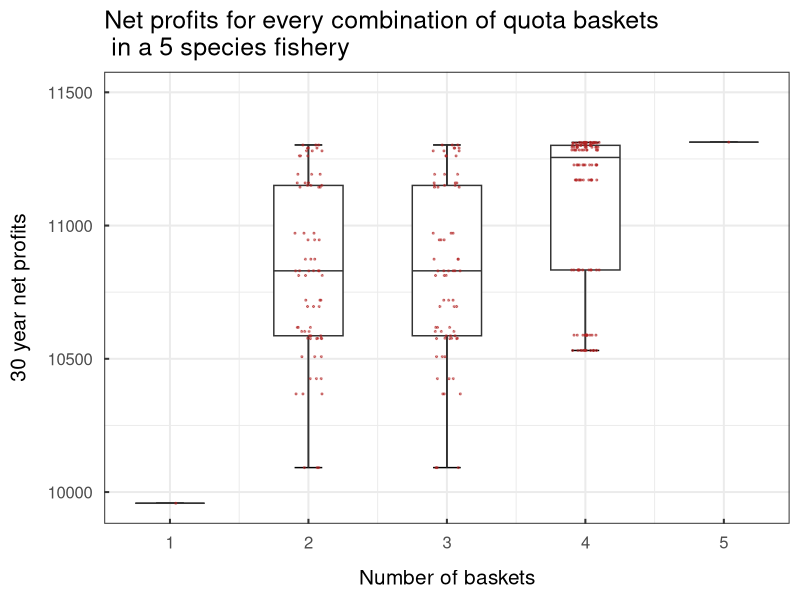
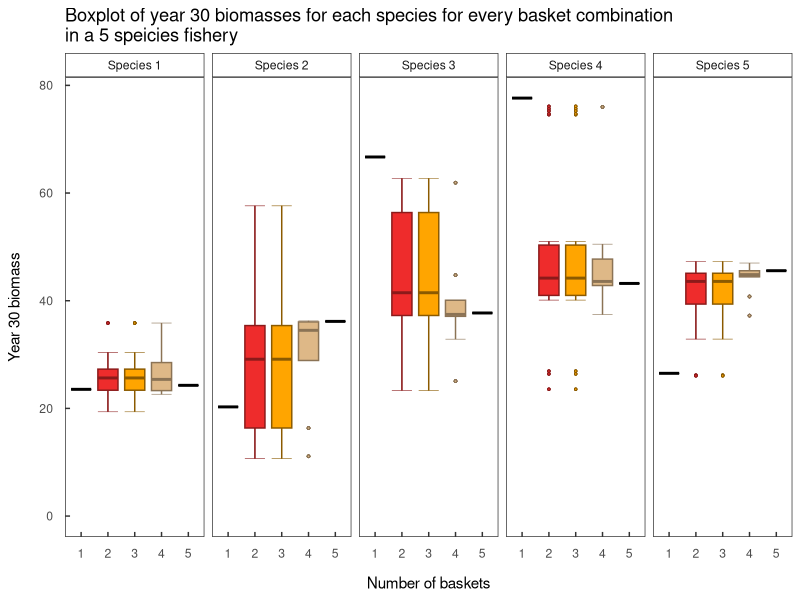
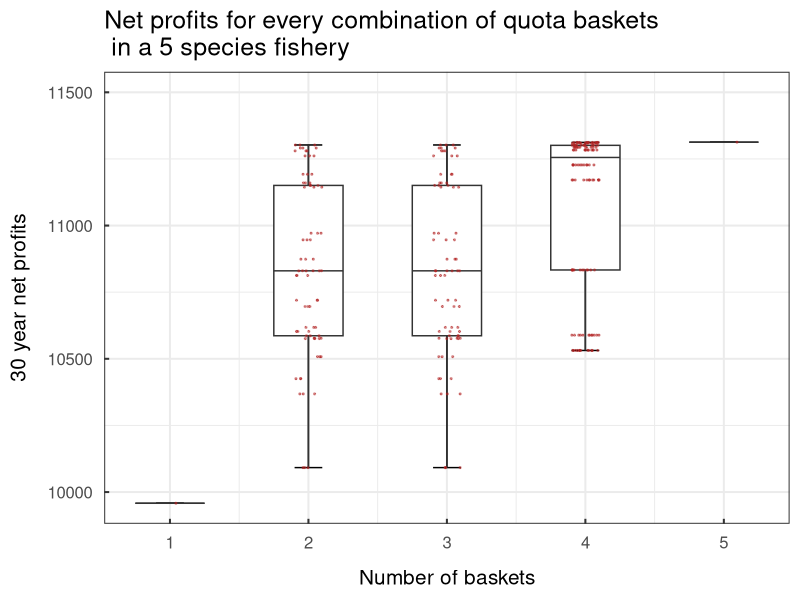
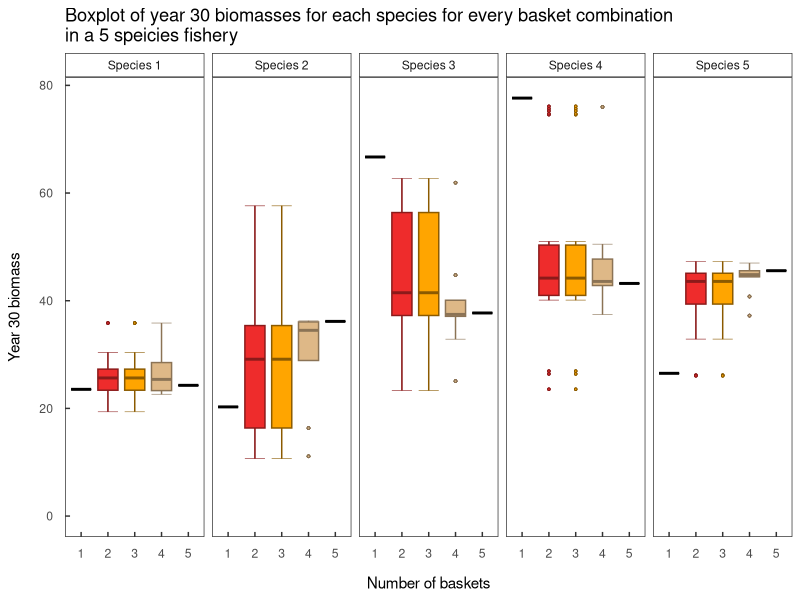

Reproduce these figures in R, in order.
## ---- chunk 1
knitr::opts_chunk$set(echo = TRUE)
library(tidyverse)
library(here)
## ---- chunk 2
five_basket_biomass <-  read_csv(here("working_model", "scratch", "optim", "data", "five_basket_biomass.csv"))
five_basket_profits <-  read_csv(here("working_model", "scratch", "optim", "data", "five_basket_profit.csv"))
four_basket_biomass <-  read_csv(here("working_model", "scratch", "optim", "data", "four_basket_biomass.csv"))
four_basket_profits <-  read_csv(here("working_model", "scratch", "optim", "data", "four_basket_profit.csv"))
three_basket_biomass <-  read_csv(here("working_model", "scratch", "optim", "data", "three_basket_biomass.csv"))
three_basket_profits <-  read_csv(here("working_model", "scratch", "optim", "data", "three_basket_profits.csv"))
two_basket_biomass <-  read_csv(here("working_model", "scratch", "optim", "data", "two_basket_biomass.csv"))
two_basket_profits <-  read_csv(here("working_model", "scratch", "optim", "data", "two_basket_profits.csv"))
one_basket_biomass <-  read_csv(here("working_model", "scratch", "optim", "data", "one_basket_biomass.csv"))
one_basket_profits <-  read_csv(here("working_model", "scratch", "optim", "data", "one_basket_profits.csv"))


five_basket_names <- five_basket_profits %>% 
  mutate(profits = profit,
         baskets = 5) %>% 
  select(profits, baskets)

four_basket_names <- four_basket_profits %>% 
  mutate(profits = V1,
         baskets = 4) %>% 
  select(profits, baskets)

three_basket_names <- three_basket_profits %>% 
  mutate(profits = V1,
         baskets = 3) %>% 
  select(profits, baskets)

two_basket_names <- two_basket_profits %>% 
  mutate(profits = V1,
         baskets = 2) %>% 
  select(profits, baskets)

colnames(one_basket_profits) <- "profits"

one_basket_names <- one_basket_profits %>% 
  mutate(baskets = 1) %>% 
  select(profits, baskets)

# This is for profits
full_df <- five_basket_names %>% 
  full_join(five_basket_names) %>% 
  full_join(four_basket_names) %>% 
  full_join(three_basket_names) %>% 
  full_join(two_basket_names) %>% 
  full_join(one_basket_names)
## ---- chunk 3
profit_plot <- ggplot(full_df, aes(x = profits, y = baskets)) +
  stat_boxplot(geom ="errorbar", aes(group = as_factor(baskets)),
               width = 0.2) +
  geom_boxplot(aes(group = as_factor(baskets)),
               width = 0.5, 
               fatten = 1) +
  geom_jitter(aes(x = profits, y = baskets),
             height = 0.1,
             size = 0.4,
             color = "firebrick",
             alpha = 0.5) +
  coord_flip()+
  theme_bw(base_size = 15) +
  expand_limits(x = 11500) +
  theme(#panel.grid = element_blank(),
        axis.ticks.length = unit(-0.05, "in"),
        axis.text.y = element_text(margin=unit(c(0.3,0.3,0.3,0.3), "cm")),
        axis.text.x = element_text(margin=unit(c(0.3,0.3,0.3,0.3), "cm")))+
  labs(x = "30 year net profits", y = "Number of baskets", title = "Net profits for every combination of quota baskets \n in a 5 species fishery")

profit_plot

ggsave(plot = profit_plot, filename = here("working_model", "scratch", "optim", "plots", "profit_plot.png"), device = "png")

# Do I believe our four basket results? Good question. 
## ---- chunk 4

five_basket_bm2 <- five_basket_biomass %>% 
  pivot_longer(everything(), names_to = "species", values_to = "biomass") %>% 
  mutate(baskets = 5)

four_basket_bm2 <- four_basket_biomass %>% 
  mutate(baskets = 4)

three_basket_bm2 <- three_basket_biomass %>% 
  mutate(baskets = 3)

two_basket_b2 <- two_basket_biomass %>% 
  mutate(baskets = 2)

one_basket_bm2 <- one_basket_biomass %>% 
  pivot_longer(everything(), names_to = "species", values_to = "biomass") %>% 
  mutate(baskets = 1)

full_biomass <- five_basket_bm2 %>% 
  full_join(four_basket_bm2) %>% 
  full_join(three_basket_bm2) %>% 
  full_join(two_basket_b2) %>% 
  full_join(one_basket_bm2)
## ---- chunk 5

species_labs = c(s_1 = "Species 1", s_2 = "Species 2", s_3 = "Species 3", s_4 = "Species 4", s_5 = "Species 5")

  
biomass_plot <- ggplot(data = full_biomass) +
  stat_boxplot(geom ="errorbar", aes(x = as_factor(baskets), y = biomass, color =as_factor(baskets)),
                size = 0.2) +
  geom_boxplot(aes(x = as_factor(baskets), y = biomass, color = as_factor(baskets), fill = as_factor(baskets)), 
               size = 0.5,
               outlier.shape = 21,
               outlier.size = 0.5) +
  facet_grid(~species, 
             labeller = labeller(species = species_labs)) +
  theme_bw() +
  scale_discrete_manual(aesthetics = "fill", values = c("black", "firebrick2", "orange", "burlywood", "black")) +
  scale_discrete_manual(aesthetics = "color", values = c("black", "firebrick4", "orange4", "burlywood4", "black")) +
  # scale_x_discrete(labels = c("Species 1", "Species 2", "Species 3", "Species 4", "Species 5")) +
  theme(panel.grid = element_blank(),
   strip.background = element_rect(fill="white"),
        axis.ticks.length = unit(-0.05, "in"),
        axis.text.y = element_text(margin=unit(c(0.3,0.3,0.3,0.3), "cm")),
        axis.text.x = element_text(margin=unit(c(0.3,0.3,0.3,0.3), "cm")),
        legend.position = "none") +
  labs(x = "Number of baskets", y = "Year 30 biomass", fill = "Number of \nBaskets", color = "Number of \nBaskets",
       title = "Boxplot of year 30 biomasses for each species for every basket combination \nin a 5 speicies fishery") +
  expand_limits(y = 0)
  
biomass_plot


ggsave(plot = biomass_plot, filename = here("working_model", "scratch", "optim", "plots", "biomass_plot.png"), device = "png")
